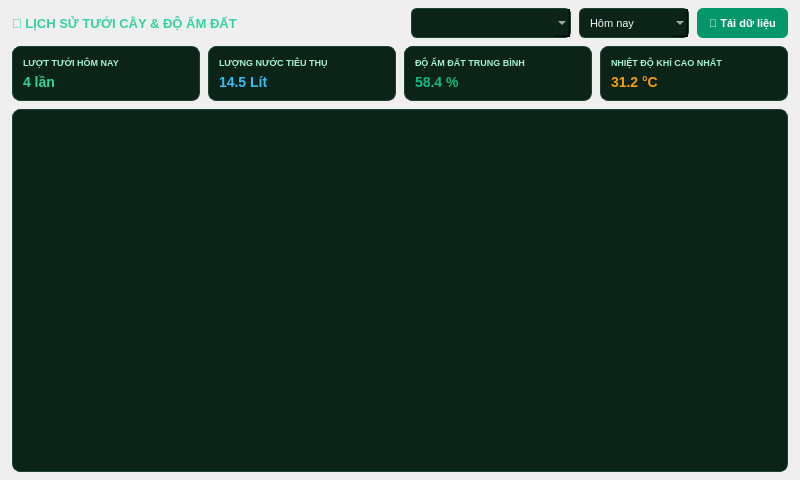
<?xml version="1.0" encoding="UTF-8"?>
<ui version="4.0">
 <class>HistoryPage</class>
 <widget class="QWidget" name="HistoryPage">
  <property name="geometry">
   <rect>
    <x>0</x>
    <y>0</y>
    <width>800</width>
    <height>480</height>
   </rect>
  </property>
  <layout class="QVBoxLayout" name="mainLayout">
   <property name="spacing">
    <number>8</number>
   </property>
   <property name="leftMargin">
    <number>12</number>
   </property>
   <property name="topMargin">
    <number>8</number>
   </property>
   <property name="rightMargin">
    <number>12</number>
   </property>
   <property name="bottomMargin">
    <number>8</number>
   </property>

   <!-- TOP FILTER BAR -->
   <item>
    <layout class="QHBoxLayout" name="filterRow">
     <property name="spacing">
      <number>8</number>
     </property>

     <item>
      <widget class="QLabel" name="pageTitle">
       <property name="text">
        <string>📜 LỊCH SỬ TƯỚI CÂY &amp; ĐỘ ẨM ĐẤT</string>
       </property>
       <property name="styleSheet">
        <string notr="true">color: #34d399; font-size: 13px; font-weight: 800;</string>
       </property>
      </widget>
     </item>

     <item>
      <spacer name="fSpacer">
       <property name="orientation">
        <enum>Qt::Horizontal</enum>
       </property>
       <property name="sizeHint" stdset="0">
        <size>
         <width>40</width>
         <height>20</height>
        </size>
       </property>
      </spacer>
     </item>

     <item>
      <widget class="QComboBox" name="deviceCombo">
       <property name="minimumSize">
        <size>
         <width>160</width>
         <height>30</height>
        </size>
       </property>
       <property name="styleSheet">
        <string notr="true">QComboBox { background-color: #0c2317; border: 1px solid #1b4332; border-radius: 6px; color: #f1f5f9; padding: 4px 10px; font-size: 11px; }</string>
       </property>
      </widget>
     </item>

     <item>
      <widget class="QComboBox" name="periodCombo">
       <property name="minimumSize">
        <size>
         <width>110</width>
         <height>30</height>
        </size>
       </property>
       <property name="styleSheet">
        <string notr="true">QComboBox { background-color: #0c2317; border: 1px solid #1b4332; border-radius: 6px; color: #f1f5f9; padding: 4px 10px; font-size: 11px; }</string>
       </property>
       <item>
        <property name="text">
         <string>Hôm nay</string>
        </property>
       </item>
       <item>
        <property name="text">
         <string>7 ngày qua</string>
        </property>
       </item>
       <item>
        <property name="text">
         <string>30 ngày qua</string>
        </property>
       </item>
      </widget>
     </item>

     <item>
      <widget class="QPushButton" name="btnRefreshHistory">
       <property name="minimumSize">
        <size>
         <width>0</width>
         <height>30</height>
        </size>
       </property>
       <property name="cursor">
        <cursorShape>PointingHandCursor</cursorShape>
       </property>
       <property name="text">
        <string>🔄 Tải dữ liệu</string>
       </property>
       <property name="styleSheet">
        <string notr="true">QPushButton { background: #059669; color: white; border: none; border-radius: 6px; padding: 4px 12px; font-weight: 700; font-size: 11px; } QPushButton:hover { background: #10b981; }</string>
       </property>
      </widget>
     </item>

    </layout>
   </item>

   <!-- SUMMARY STATS ROW -->
   <item>
    <layout class="QHBoxLayout" name="statsRow">
     <property name="spacing">
      <number>8</number>
     </property>

     <item>
      <widget class="QFrame" name="statCard1">
       <property name="styleSheet">
        <string notr="true">QFrame#statCard1 { background: #0c2317; border: 1px solid #1b4332; border-radius: 8px; padding: 6px; }</string>
       </property>
       <layout class="QVBoxLayout" name="sc1">
        <property name="margin">
         <number>4</number>
        </property>
        <item>
         <widget class="QLabel" name="st1">
          <property name="text">
           <string>LƯỢT TƯỚI HÔM NAY</string>
          </property>
          <property name="styleSheet">
           <string notr="true">color: #a7f3d0; font-size: 9px; font-weight: 700;</string>
          </property>
         </widget>
        </item>
        <item>
         <widget class="QLabel" name="valWaterCount">
          <property name="text">
           <string>4 lần</string>
          </property>
          <property name="styleSheet">
           <string notr="true">color: #34d399; font-size: 14px; font-weight: 900;</string>
          </property>
         </widget>
        </item>
       </layout>
      </widget>
     </item>

     <item>
      <widget class="QFrame" name="statCard2">
       <property name="styleSheet">
        <string notr="true">QFrame#statCard2 { background: #0c2317; border: 1px solid #1b4332; border-radius: 8px; padding: 6px; }</string>
       </property>
       <layout class="QVBoxLayout" name="sc2">
        <property name="margin">
         <number>4</number>
        </property>
        <item>
         <widget class="QLabel" name="st2">
          <property name="text">
           <string>LƯỢNG NƯỚC TIÊU THỤ</string>
          </property>
          <property name="styleSheet">
           <string notr="true">color: #a7f3d0; font-size: 9px; font-weight: 700;</string>
          </property>
         </widget>
        </item>
        <item>
         <widget class="QLabel" name="valWaterVolume">
          <property name="text">
           <string>14.5 Lít</string>
          </property>
          <property name="styleSheet">
           <string notr="true">color: #38bdf8; font-size: 14px; font-weight: 900;</string>
          </property>
         </widget>
        </item>
       </layout>
      </widget>
     </item>

     <item>
      <widget class="QFrame" name="statCard3">
       <property name="styleSheet">
        <string notr="true">QFrame#statCard3 { background: #0c2317; border: 1px solid #1b4332; border-radius: 8px; padding: 6px; }</string>
       </property>
       <layout class="QVBoxLayout" name="sc3">
        <property name="margin">
         <number>4</number>
        </property>
        <item>
         <widget class="QLabel" name="st3">
          <property name="text">
           <string>ĐỘ ẨM ĐẤT TRUNG BÌNH</string>
          </property>
          <property name="styleSheet">
           <string notr="true">color: #a7f3d0; font-size: 9px; font-weight: 700;</string>
          </property>
         </widget>
        </item>
        <item>
         <widget class="QLabel" name="valAvgSoil">
          <property name="text">
           <string>58.4 %</string>
          </property>
          <property name="styleSheet">
           <string notr="true">color: #10b981; font-size: 14px; font-weight: 900;</string>
          </property>
         </widget>
        </item>
       </layout>
      </widget>
     </item>

     <item>
      <widget class="QFrame" name="statCard4">
       <property name="styleSheet">
        <string notr="true">QFrame#statCard4 { background: #0c2317; border: 1px solid #1b4332; border-radius: 8px; padding: 6px; }</string>
       </property>
       <layout class="QVBoxLayout" name="sc4">
        <property name="margin">
         <number>4</number>
        </property>
        <item>
         <widget class="QLabel" name="st4">
          <property name="text">
           <string>NHIỆT ĐỘ KHÍ CAO NHẤT</string>
          </property>
          <property name="styleSheet">
           <string notr="true">color: #a7f3d0; font-size: 9px; font-weight: 700;</string>
          </property>
         </widget>
        </item>
        <item>
         <widget class="QLabel" name="valMaxTemp">
          <property name="text">
           <string>31.2 °C</string>
          </property>
          <property name="styleSheet">
           <string notr="true">color: #f59e0b; font-size: 14px; font-weight: 900;</string>
          </property>
         </widget>
        </item>
       </layout>
      </widget>
     </item>

    </layout>
   </item>

   <!-- HISTORY TABLE -->
   <item>
    <widget class="QTableWidget" name="historyTable">
     <property name="styleSheet">
      <string notr="true">QTableWidget { background-color: #0c2317; border: 1px solid #1b4332; border-radius: 8px; color: #f1f5f9; gridline-color: #1b4332; } QHeaderView::section { background-color: #133925; color: #34d399; font-weight: 700; padding: 6px; border: none; }</string>
     </property>
    </widget>
   </item>

  </layout>
 </widget>
 <resources/>
 <connections/>
</ui>
